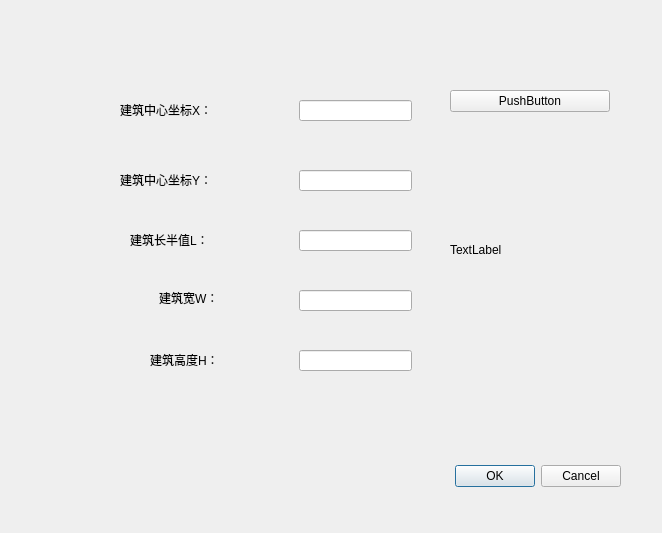
<?xml version="1.0" encoding="UTF-8"?>
<ui version="4.0">
 <class>Dialog</class>
 <widget class="QDialog" name="Dialog">
  <property name="geometry">
   <rect>
    <x>0</x>
    <y>0</y>
    <width>662</width>
    <height>533</height>
   </rect>
  </property>
  <property name="windowTitle">
   <string>Dialog</string>
  </property>
  <widget class="QDialogButtonBox" name="buttonBox">
   <property name="geometry">
    <rect>
     <x>280</x>
     <y>460</y>
     <width>341</width>
     <height>32</height>
    </rect>
   </property>
   <property name="orientation">
    <enum>Qt::Horizontal</enum>
   </property>
   <property name="standardButtons">
    <set>QDialogButtonBox::Cancel|QDialogButtonBox::Ok</set>
   </property>
  </widget>
  <widget class="QLineEdit" name="lineEdit_4">
   <property name="geometry">
    <rect>
     <x>299</x>
     <y>290</y>
     <width>113</width>
     <height>21</height>
    </rect>
   </property>
  </widget>
  <widget class="QLabel" name="label_3">
   <property name="geometry">
    <rect>
     <x>130</x>
     <y>230</y>
     <width>101</width>
     <height>20</height>
    </rect>
   </property>
   <property name="text">
    <string>建筑长半值L：</string>
   </property>
  </widget>
  <widget class="QLabel" name="label">
   <property name="geometry">
    <rect>
     <x>120</x>
     <y>100</y>
     <width>111</width>
     <height>20</height>
    </rect>
   </property>
   <property name="text">
    <string>建筑中心坐标X：</string>
   </property>
  </widget>
  <widget class="QLabel" name="label_2">
   <property name="geometry">
    <rect>
     <x>120</x>
     <y>170</y>
     <width>111</width>
     <height>20</height>
    </rect>
   </property>
   <property name="text">
    <string>建筑中心坐标Y：</string>
   </property>
  </widget>
  <widget class="QLabel" name="label_5">
   <property name="geometry">
    <rect>
     <x>150</x>
     <y>350</y>
     <width>81</width>
     <height>20</height>
    </rect>
   </property>
   <property name="text">
    <string>建筑高度H：</string>
   </property>
  </widget>
  <widget class="QLineEdit" name="lineEdit_3">
   <property name="geometry">
    <rect>
     <x>299</x>
     <y>230</y>
     <width>113</width>
     <height>21</height>
    </rect>
   </property>
  </widget>
  <widget class="QLabel" name="label_4">
   <property name="geometry">
    <rect>
     <x>159</x>
     <y>290</y>
     <width>72</width>
     <height>15</height>
    </rect>
   </property>
   <property name="text">
    <string>建筑宽W：</string>
   </property>
  </widget>
  <widget class="QLineEdit" name="lineEdit">
   <property name="geometry">
    <rect>
     <x>299</x>
     <y>100</y>
     <width>113</width>
     <height>21</height>
    </rect>
   </property>
  </widget>
  <widget class="QLineEdit" name="QlineEdit_2">
   <property name="geometry">
    <rect>
     <x>299</x>
     <y>170</y>
     <width>113</width>
     <height>21</height>
    </rect>
   </property>
  </widget>
  <widget class="QLineEdit" name="lineEdit_5">
   <property name="geometry">
    <rect>
     <x>299</x>
     <y>350</y>
     <width>113</width>
     <height>21</height>
    </rect>
   </property>
  </widget>
  <widget class="QWidget" name="verticalLayoutWidget">
   <property name="geometry">
    <rect>
     <x>450</x>
     <y>90</y>
     <width>160</width>
     <height>291</height>
    </rect>
   </property>
   <layout class="QVBoxLayout" name="verticalLayout">
    <item>
     <widget class="QPushButton" name="pushButton">
      <property name="text">
       <string>PushButton</string>
      </property>
     </widget>
    </item>
    <item>
     <widget class="QLabel" name="label_6">
      <property name="text">
       <string>TextLabel</string>
      </property>
     </widget>
    </item>
   </layout>
  </widget>
 </widget>
 <resources/>
 <connections>
  <connection>
   <sender>buttonBox</sender>
   <signal>accepted()</signal>
   <receiver>Dialog</receiver>
   <slot>accept()</slot>
   <hints>
    <hint type="sourcelabel">
     <x>248</x>
     <y>254</y>
    </hint>
    <hint type="destinationlabel">
     <x>157</x>
     <y>274</y>
    </hint>
   </hints>
  </connection>
  <connection>
   <sender>buttonBox</sender>
   <signal>rejected()</signal>
   <receiver>Dialog</receiver>
   <slot>reject()</slot>
   <hints>
    <hint type="sourcelabel">
     <x>316</x>
     <y>260</y>
    </hint>
    <hint type="destinationlabel">
     <x>286</x>
     <y>274</y>
    </hint>
   </hints>
  </connection>
 </connections>
</ui>
